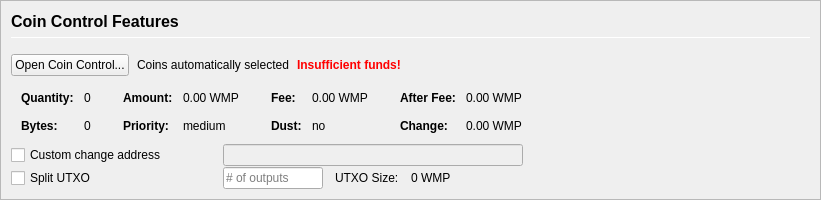
         <widget class="QFrame" name="frameCoinControl">
          <property name="sizePolicy">
           <sizepolicy hsizetype="Expanding" vsizetype="Expanding">
            <horstretch>0</horstretch>
            <verstretch>0</verstretch>
           </sizepolicy>
          </property>
          <property name="maximumSize">
           <size>
            <width>16777215</width>
            <height>16777215</height>
           </size>
          </property>
          <property name="frameShape">
           <enum>QFrame::StyledPanel</enum>
          </property>
          <property name="frameShadow">
           <enum>QFrame::Sunken</enum>
          </property>
          <layout class="QVBoxLayout" name="verticalLayoutCoinControl2">
           <property name="spacing">
            <number>0</number>
           </property>
           <property name="leftMargin">
            <number>0</number>
           </property>
           <property name="topMargin">
            <number>0</number>
           </property>
           <property name="rightMargin">
            <number>0</number>
           </property>
           <property name="bottomMargin">
            <number>0</number>
           </property>
           <item>
            <widget class="QFrame" name="frameCoinControl_BG">
             <layout class="QVBoxLayout" name="verticalLayoutCoinControl" stretch="0,0,0,0,0,0">
              <property name="spacing">
               <number>1</number>
              </property>
              <property name="leftMargin">
               <number>10</number>
              </property>
              <property name="topMargin">
               <number>10</number>
              </property>
              <item>
               <layout class="QHBoxLayout" name="horizontalLayoutCoinControl1">
                <property name="bottomMargin">
                 <number>15</number>
                </property>
                <item>
                 <layout class="QVBoxLayout" name="verticalLayout_3">
                  <property name="spacing">
                   <number>6</number>
                  </property>
                  <item>
                   <widget class="QLabel" name="labelCoinControlFeatures">
                    <property name="sizePolicy">
                     <sizepolicy hsizetype="Preferred" vsizetype="Maximum">
                      <horstretch>0</horstretch>
                      <verstretch>0</verstretch>
                     </sizepolicy>
                    </property>
                    <property name="minimumSize">
                     <size>
                      <width>0</width>
                      <height>20</height>
                     </size>
                    </property>
                    <property name="font">
                     <font>
                      <pointsize>12</pointsize>
                      <weight>75</weight>
                      <bold>true</bold>
                     </font>
                    </property>
                    <property name="styleSheet">
                     <string notr="true">font-weight:bold;</string>
                    </property>
                    <property name="text">
                     <string>Coin Control Features</string>
                    </property>
                   </widget>
                  </item>
                  <item>
                   <widget class="Line" name="line">
                    <property name="minimumSize">
                     <size>
                      <width>0</width>
                      <height>1</height>
                     </size>
                    </property>
                    <property name="maximumSize">
                     <size>
                      <width>16777215</width>
                      <height>1</height>
                     </size>
                    </property>
                    <property name="orientation">
                     <enum>Qt::Horizontal</enum>
                    </property>
                   </widget>
                  </item>
                 </layout>
                </item>
               </layout>
              </item>
              <item>
               <layout class="QHBoxLayout" name="horizontalLayoutCoinControl2" stretch="0,0,0,0">
                <property name="spacing">
                 <number>8</number>
                </property>
                <property name="bottomMargin">
                 <number>10</number>
                </property>
                <item>
                 <widget class="QPushButton" name="pushButtonCoinControl">
                  <property name="styleSheet">
                   <string notr="true"/>
                  </property>
                  <property name="text">
                   <string>Open Coin Control...</string>
                  </property>
                  <property name="autoDefault">
                   <bool>false</bool>
                  </property>
                 </widget>
                </item>
                <item>
                 <widget class="QLabel" name="labelCoinControlAutomaticallySelected">
                  <property name="text">
                   <string>Coins automatically selected</string>
                  </property>
                  <property name="margin">
                   <number>5</number>
                  </property>
                 </widget>
                </item>
                <item>
                 <widget class="QLabel" name="labelCoinControlInsuffFunds">
                  <property name="font">
                   <font>
                    <weight>75</weight>
                    <bold>true</bold>
                   </font>
                  </property>
                  <property name="styleSheet">
                   <string notr="true">color:red;font-weight:bold;</string>
                  </property>
                  <property name="text">
                   <string>Insufficient funds!</string>
                  </property>
                  <property name="margin">
                   <number>5</number>
                  </property>
                 </widget>
                </item>
                <item>
                 <spacer name="horizontalSpacerCoinControl">
                  <property name="orientation">
                   <enum>Qt::Horizontal</enum>
                  </property>
                  <property name="sizeHint" stdset="0">
                   <size>
                    <width>40</width>
                    <height>1</height>
                   </size>
                  </property>
                 </spacer>
                </item>
               </layout>
              </item>
              <item>
               <widget class="QWidget" name="widgetCoinControl" native="true">
                <property name="sizePolicy">
                 <sizepolicy hsizetype="Preferred" vsizetype="Preferred">
                  <horstretch>0</horstretch>
                  <verstretch>0</verstretch>
                 </sizepolicy>
                </property>
                <property name="minimumSize">
                 <size>
                  <width>0</width>
                  <height>0</height>
                 </size>
                </property>
                <property name="styleSheet">
                 <string notr="true"/>
                </property>
                <layout class="QHBoxLayout" name="horizontalLayoutCoinControl5">
                 <property name="leftMargin">
                  <number>0</number>
                 </property>
                 <property name="topMargin">
                  <number>0</number>
                 </property>
                 <property name="rightMargin">
                  <number>0</number>
                 </property>
                 <property name="bottomMargin">
                  <number>0</number>
                 </property>
                 <item>
                  <layout class="QHBoxLayout" name="horizontalLayoutCoinControl3" stretch="0,0,0,1">
                   <property name="spacing">
                    <number>20</number>
                   </property>
                   <property name="topMargin">
                    <number>0</number>
                   </property>
                   <property name="bottomMargin">
                    <number>10</number>
                   </property>
                   <item>
                    <layout class="QFormLayout" name="formLayoutCoinControl1">
                     <property name="horizontalSpacing">
                      <number>10</number>
                     </property>
                     <property name="verticalSpacing">
                      <number>14</number>
                     </property>
                     <property name="leftMargin">
                      <number>10</number>
                     </property>
                     <property name="topMargin">
                      <number>4</number>
                     </property>
                     <property name="rightMargin">
                      <number>6</number>
                     </property>
                     <item row="0" column="0">
                      <widget class="QLabel" name="labelCoinControlQuantityText">
                       <property name="font">
                        <font>
                         <weight>75</weight>
                         <bold>true</bold>
                        </font>
                       </property>
                       <property name="text">
                        <string>Quantity:</string>
                       </property>
                       <property name="margin">
                        <number>0</number>
                       </property>
                      </widget>
                     </item>
                     <item row="0" column="1">
                      <widget class="QLabel" name="labelCoinControlQuantity">
                       <property name="cursor">
                        <cursorShape>IBeamCursor</cursorShape>
                       </property>
                       <property name="contextMenuPolicy">
                        <enum>Qt::ActionsContextMenu</enum>
                       </property>
                       <property name="text">
                        <string notr="true">0</string>
                       </property>
                       <property name="margin">
                        <number>0</number>
                       </property>
                       <property name="textInteractionFlags">
                        <set>Qt::LinksAccessibleByMouse|Qt::TextSelectableByKeyboard|Qt::TextSelectableByMouse</set>
                       </property>
                      </widget>
                     </item>
                     <item row="1" column="0">
                      <widget class="QLabel" name="labelCoinControlBytesText">
                       <property name="font">
                        <font>
                         <weight>75</weight>
                         <bold>true</bold>
                        </font>
                       </property>
                       <property name="text">
                        <string>Bytes:</string>
                       </property>
                      </widget>
                     </item>
                     <item row="1" column="1">
                      <widget class="QLabel" name="labelCoinControlBytes">
                       <property name="cursor">
                        <cursorShape>IBeamCursor</cursorShape>
                       </property>
                       <property name="contextMenuPolicy">
                        <enum>Qt::ActionsContextMenu</enum>
                       </property>
                       <property name="text">
                        <string notr="true">0</string>
                       </property>
                       <property name="textInteractionFlags">
                        <set>Qt::LinksAccessibleByMouse|Qt::TextSelectableByKeyboard|Qt::TextSelectableByMouse</set>
                       </property>
                      </widget>
                     </item>
                    </layout>
                   </item>
                   <item>
                    <layout class="QFormLayout" name="formLayoutCoinControl2">
                     <property name="horizontalSpacing">
                      <number>10</number>
                     </property>
                     <property name="verticalSpacing">
                      <number>14</number>
                     </property>
                     <property name="leftMargin">
                      <number>6</number>
                     </property>
                     <property name="topMargin">
                      <number>4</number>
                     </property>
                     <property name="rightMargin">
                      <number>6</number>
                     </property>
                     <item row="0" column="0">
                      <widget class="QLabel" name="labelCoinControlAmountText">
                       <property name="font">
                        <font>
                         <weight>75</weight>
                         <bold>true</bold>
                        </font>
                       </property>
                       <property name="text">
                        <string>Amount:</string>
                       </property>
                       <property name="margin">
                        <number>0</number>
                       </property>
                      </widget>
                     </item>
                     <item row="0" column="1">
                      <widget class="QLabel" name="labelCoinControlAmount">
                       <property name="cursor">
                        <cursorShape>IBeamCursor</cursorShape>
                       </property>
                       <property name="contextMenuPolicy">
                        <enum>Qt::ActionsContextMenu</enum>
                       </property>
                       <property name="text">
                        <string notr="true">0.00 WMP</string>
                       </property>
                       <property name="textInteractionFlags">
                        <set>Qt::LinksAccessibleByMouse|Qt::TextSelectableByKeyboard|Qt::TextSelectableByMouse</set>
                       </property>
                      </widget>
                     </item>
                     <item row="1" column="0">
                      <widget class="QLabel" name="labelCoinControlPriorityText">
                       <property name="font">
                        <font>
                         <weight>75</weight>
                         <bold>true</bold>
                        </font>
                       </property>
                       <property name="text">
                        <string>Priority:</string>
                       </property>
                      </widget>
                     </item>
                     <item row="1" column="1">
                      <widget class="QLabel" name="labelCoinControlPriority">
                       <property name="cursor">
                        <cursorShape>IBeamCursor</cursorShape>
                       </property>
                       <property name="contextMenuPolicy">
                        <enum>Qt::ActionsContextMenu</enum>
                       </property>
                       <property name="text">
                        <string>medium</string>
                       </property>
                       <property name="textInteractionFlags">
                        <set>Qt::LinksAccessibleByMouse|Qt::TextSelectableByKeyboard|Qt::TextSelectableByMouse</set>
                       </property>
                      </widget>
                     </item>
                    </layout>
                   </item>
                   <item>
                    <layout class="QFormLayout" name="formLayoutCoinControl3">
                     <property name="horizontalSpacing">
                      <number>10</number>
                     </property>
                     <property name="verticalSpacing">
                      <number>14</number>
                     </property>
                     <property name="leftMargin">
                      <number>6</number>
                     </property>
                     <property name="topMargin">
                      <number>4</number>
                     </property>
                     <property name="rightMargin">
                      <number>6</number>
                     </property>
                     <item row="0" column="0">
                      <widget class="QLabel" name="labelCoinControlFeeText">
                       <property name="font">
                        <font>
                         <weight>75</weight>
                         <bold>true</bold>
                        </font>
                       </property>
                       <property name="text">
                        <string>Fee:</string>
                       </property>
                       <property name="margin">
                        <number>0</number>
                       </property>
                      </widget>
                     </item>
                     <item row="0" column="1">
                      <widget class="QLabel" name="labelCoinControlFee">
                       <property name="cursor">
                        <cursorShape>IBeamCursor</cursorShape>
                       </property>
                       <property name="contextMenuPolicy">
                        <enum>Qt::ActionsContextMenu</enum>
                       </property>
                       <property name="text">
                        <string notr="true">0.00 WMP</string>
                       </property>
                       <property name="textInteractionFlags">
                        <set>Qt::LinksAccessibleByMouse|Qt::TextSelectableByKeyboard|Qt::TextSelectableByMouse</set>
                       </property>
                      </widget>
                     </item>
                     <item row="1" column="0">
                      <widget class="QLabel" name="labelCoinControlLowOutputText">
                       <property name="font">
                        <font>
                         <weight>75</weight>
                         <bold>true</bold>
                        </font>
                       </property>
                       <property name="text">
                        <string>Dust:</string>
                       </property>
                      </widget>
                     </item>
                     <item row="1" column="1">
                      <widget class="QLabel" name="labelCoinControlLowOutput">
                       <property name="cursor">
                        <cursorShape>IBeamCursor</cursorShape>
                       </property>
                       <property name="contextMenuPolicy">
                        <enum>Qt::ActionsContextMenu</enum>
                       </property>
                       <property name="text">
                        <string>no</string>
                       </property>
                       <property name="textInteractionFlags">
                        <set>Qt::LinksAccessibleByMouse|Qt::TextSelectableByKeyboard|Qt::TextSelectableByMouse</set>
                       </property>
                      </widget>
                     </item>
                    </layout>
                   </item>
                   <item>
                    <layout class="QFormLayout" name="formLayoutCoinControl4">
                     <property name="horizontalSpacing">
                      <number>10</number>
                     </property>
                     <property name="verticalSpacing">
                      <number>14</number>
                     </property>
                     <property name="leftMargin">
                      <number>6</number>
                     </property>
                     <property name="topMargin">
                      <number>4</number>
                     </property>
                     <property name="rightMargin">
                      <number>6</number>
                     </property>
                     <item row="0" column="0">
                      <widget class="QLabel" name="labelCoinControlAfterFeeText">
                       <property name="font">
                        <font>
                         <weight>75</weight>
                         <bold>true</bold>
                        </font>
                       </property>
                       <property name="text">
                        <string>After Fee:</string>
                       </property>
                       <property name="margin">
                        <number>0</number>
                       </property>
                      </widget>
                     </item>
                     <item row="0" column="1">
                      <widget class="QLabel" name="labelCoinControlAfterFee">
                       <property name="cursor">
                        <cursorShape>IBeamCursor</cursorShape>
                       </property>
                       <property name="contextMenuPolicy">
                        <enum>Qt::ActionsContextMenu</enum>
                       </property>
                       <property name="text">
                        <string notr="true">0.00 WMP</string>
                       </property>
                       <property name="textInteractionFlags">
                        <set>Qt::LinksAccessibleByMouse|Qt::TextSelectableByKeyboard|Qt::TextSelectableByMouse</set>
                       </property>
                      </widget>
                     </item>
                     <item row="1" column="0">
                      <widget class="QLabel" name="labelCoinControlChangeText">
                       <property name="font">
                        <font>
                         <weight>75</weight>
                         <bold>true</bold>
                        </font>
                       </property>
                       <property name="text">
                        <string>Change:</string>
                       </property>
                      </widget>
                     </item>
                     <item row="1" column="1">
                      <widget class="QLabel" name="labelCoinControlChange">
                       <property name="cursor">
                        <cursorShape>IBeamCursor</cursorShape>
                       </property>
                       <property name="contextMenuPolicy">
                        <enum>Qt::ActionsContextMenu</enum>
                       </property>
                       <property name="text">
                        <string notr="true">0.00 WMP</string>
                       </property>
                       <property name="textInteractionFlags">
                        <set>Qt::LinksAccessibleByMouse|Qt::TextSelectableByKeyboard|Qt::TextSelectableByMouse</set>
                       </property>
                      </widget>
                     </item>
                    </layout>
                   </item>
                  </layout>
                 </item>
                </layout>
               </widget>
              </item>
              <item>
               <layout class="QHBoxLayout" name="horizontalLayoutCoinControl4">
                <property name="spacing">
                 <number>12</number>
                </property>
                <property name="sizeConstraint">
                 <enum>QLayout::SetDefaultConstraint</enum>
                </property>
                <property name="topMargin">
                 <number>0</number>
                </property>
                <property name="rightMargin">
                 <number>0</number>
                </property>
                <item>
                 <widget class="QCheckBox" name="checkBoxCoinControlChange">
                  <property name="sizePolicy">
                   <sizepolicy hsizetype="Preferred" vsizetype="Preferred">
                    <horstretch>0</horstretch>
                    <verstretch>0</verstretch>
                   </sizepolicy>
                  </property>
                  <property name="minimumSize">
                   <size>
                    <width>200</width>
                    <height>0</height>
                   </size>
                  </property>
                  <property name="maximumSize">
                   <size>
                    <width>200</width>
                    <height>16777215</height>
                   </size>
                  </property>
                  <property name="toolTip">
                   <string>If this is activated, but the change address is empty or invalid, change will be sent to a newly generated address.</string>
                  </property>
                  <property name="text">
                   <string>Custom change address</string>
                  </property>
                 </widget>
                </item>
                <item>
                 <widget class="QValidatedLineEdit" name="lineEditCoinControlChange">
                  <property name="enabled">
                   <bool>false</bool>
                  </property>
                  <property name="sizePolicy">
                   <sizepolicy hsizetype="Preferred" vsizetype="Preferred">
                    <horstretch>0</horstretch>
                    <verstretch>0</verstretch>
                   </sizepolicy>
                  </property>
                  <property name="minimumSize">
                   <size>
                    <width>300</width>
                    <height>0</height>
                   </size>
                  </property>
                 </widget>
                </item>
                <item>
                 <widget class="QLabel" name="labelCoinControlChangeLabel">
                  <property name="sizePolicy">
                   <sizepolicy hsizetype="Preferred" vsizetype="Preferred">
                    <horstretch>0</horstretch>
                    <verstretch>0</verstretch>
                   </sizepolicy>
                  </property>
                  <property name="minimumSize">
                   <size>
                    <width>100</width>
                    <height>0</height>
                   </size>
                  </property>
                  <property name="text">
                   <string/>
                  </property>
                  <property name="margin">
                   <number>3</number>
                  </property>
                 </widget>
                </item>
               </layout>
              </item>
              <item>
               <layout class="QHBoxLayout" name="horizontalLayoutCoinControl6">
                <property name="spacing">
                 <number>12</number>
                </property>
                <property name="rightMargin">
                 <number>0</number>
                </property>
                <item>
                 <widget class="QCheckBox" name="splitBlockCheckBox">
                  <property name="sizePolicy">
                   <sizepolicy hsizetype="Preferred" vsizetype="Preferred">
                    <horstretch>0</horstretch>
                    <verstretch>0</verstretch>
                   </sizepolicy>
                  </property>
                  <property name="minimumSize">
                   <size>
                    <width>200</width>
                    <height>0</height>
                   </size>
                  </property>
                  <property name="maximumSize">
                   <size>
                    <width>200</width>
                    <height>16777215</height>
                   </size>
                  </property>
                  <property name="text">
                   <string>Split UTXO</string>
                  </property>
                 </widget>
                </item>
                <item>
                 <widget class="QLineEdit" name="splitBlockLineEdit">
                  <property name="sizePolicy">
                   <sizepolicy hsizetype="Preferred" vsizetype="Preferred">
                    <horstretch>50</horstretch>
                    <verstretch>0</verstretch>
                   </sizepolicy>
                  </property>
                  <property name="minimumSize">
                   <size>
                    <width>100</width>
                    <height>0</height>
                   </size>
                  </property>
                  <property name="maximumSize">
                   <size>
                    <width>100</width>
                    <height>16777215</height>
                   </size>
                  </property>
                  <property name="placeholderText">
                   <string># of outputs</string>
                  </property>
                 </widget>
                </item>
                <item>
                 <widget class="QLabel" name="labelBlockSizeText">
                  <property name="text">
                   <string>UTXO Size:</string>
                  </property>
                 </widget>
                </item>
                <item>
                 <widget class="QLabel" name="labelBlockSize">
                  <property name="text">
                   <string>0 WMP</string>
                  </property>
                 </widget>
                </item>
                <item>
                 <spacer name="horizontalSpacer_7">
                  <property name="orientation">
                   <enum>Qt::Horizontal</enum>
                  </property>
                  <property name="sizeHint" stdset="0">
                   <size>
                    <width>40</width>
                    <height>20</height>
                   </size>
                  </property>
                 </spacer>
                </item>
               </layout>
              </item>
              <item>
               <spacer name="verticalSpacerCoinControl">
                <property name="orientation">
                 <enum>Qt::Vertical</enum>
                </property>
                <property name="sizeHint" stdset="0">
                 <size>
                  <width>800</width>
                  <height>1</height>
                 </size>
                </property>
               </spacer>
              </item>
             </layout>
            </widget>
           </item>
          </layout>
         </widget>
